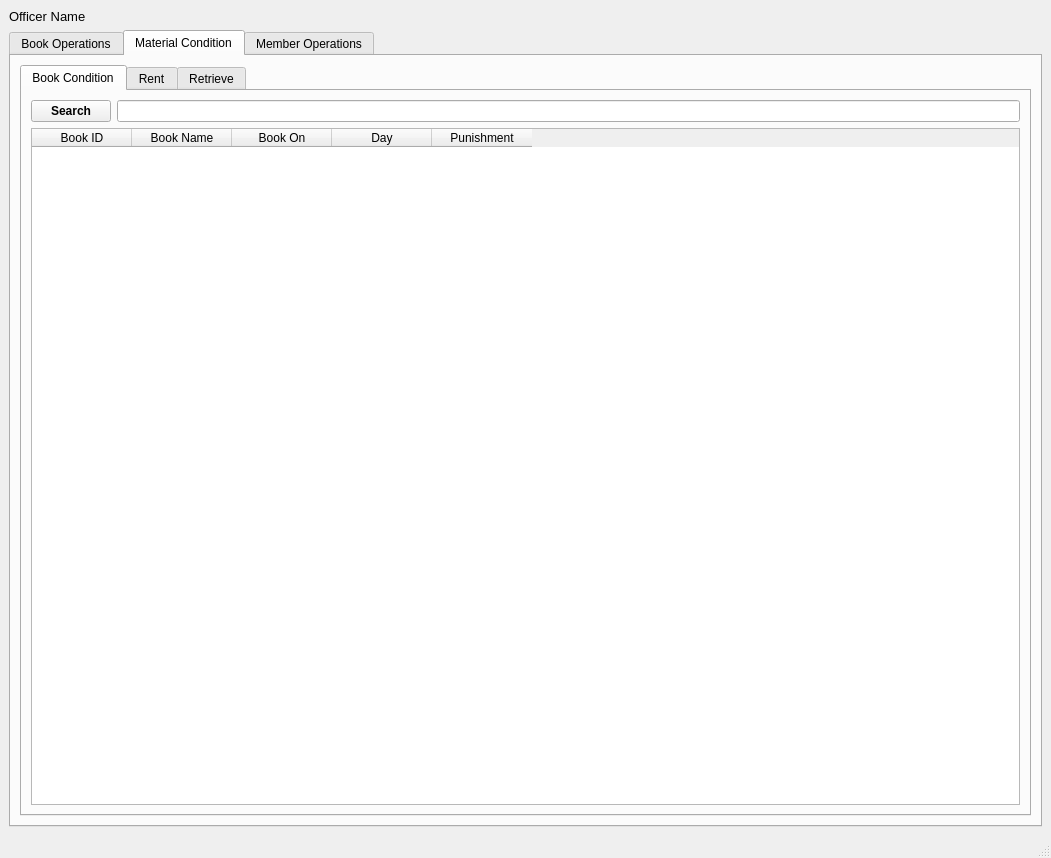
<?xml version="1.0" encoding="UTF-8"?>
<ui version="4.0">
 <class>officer_window</class>
 <widget class="QMainWindow" name="officer_window">
  <property name="geometry">
   <rect>
    <x>0</x>
    <y>0</y>
    <width>1051</width>
    <height>858</height>
   </rect>
  </property>
  <property name="windowTitle">
   <string>MainWindow</string>
  </property>
  <widget class="QWidget" name="centralwidget">
   <layout class="QGridLayout" name="gridLayout">
    <item row="1" column="0">
     <widget class="QTabWidget" name="tabWidget">
      <property name="font">
       <font>
        <pointsize>9</pointsize>
       </font>
      </property>
      <property name="tabPosition">
       <enum>QTabWidget::North</enum>
      </property>
      <property name="tabShape">
       <enum>QTabWidget::Rounded</enum>
      </property>
      <property name="currentIndex">
       <number>1</number>
      </property>
      <widget class="QWidget" name="tabbookoperations">
       <attribute name="title">
        <string>Book Operations</string>
       </attribute>
       <layout class="QGridLayout" name="gridLayout_2">
        <item row="0" column="0">
         <widget class="QTabWidget" name="tabWidget_2">
          <property name="font">
           <font>
            <pointsize>9</pointsize>
            <weight>50</weight>
            <bold>false</bold>
           </font>
          </property>
          <property name="currentIndex">
           <number>0</number>
          </property>
          <widget class="QWidget" name="tabaddbook">
           <attribute name="title">
            <string>Add New Book</string>
           </attribute>
           <widget class="QLabel" name="lbl11about">
            <property name="geometry">
             <rect>
              <x>50</x>
              <y>480</y>
              <width>51</width>
              <height>20</height>
             </rect>
            </property>
            <property name="font">
             <font>
              <pointsize>9</pointsize>
              <weight>75</weight>
              <bold>true</bold>
             </font>
            </property>
            <property name="text">
             <string>About</string>
            </property>
           </widget>
           <widget class="QLineEdit" name="lne11about">
            <property name="geometry">
             <rect>
              <x>140</x>
              <y>400</y>
              <width>371</width>
              <height>191</height>
             </rect>
            </property>
            <property name="alignment">
             <set>Qt::AlignLeading|Qt::AlignLeft|Qt::AlignTop</set>
            </property>
           </widget>
           <widget class="QPushButton" name="btn11save">
            <property name="geometry">
             <rect>
              <x>630</x>
              <y>400</y>
              <width>331</width>
              <height>191</height>
             </rect>
            </property>
            <property name="font">
             <font>
              <pointsize>9</pointsize>
              <weight>75</weight>
              <bold>true</bold>
             </font>
            </property>
            <property name="text">
             <string>Save</string>
            </property>
           </widget>
           <widget class="QWidget" name="layoutWidget">
            <property name="geometry">
             <rect>
              <x>16</x>
              <y>20</y>
              <width>111</width>
              <height>351</height>
             </rect>
            </property>
            <layout class="QVBoxLayout" name="verticalLayout">
             <item>
              <spacer name="verticalSpacer_2">
               <property name="orientation">
                <enum>Qt::Vertical</enum>
               </property>
               <property name="sizeType">
                <enum>QSizePolicy::Fixed</enum>
               </property>
               <property name="sizeHint" stdset="0">
                <size>
                 <width>20</width>
                 <height>5</height>
                </size>
               </property>
              </spacer>
             </item>
             <item>
              <widget class="QLabel" name="lbl11bookid">
               <property name="font">
                <font>
                 <pointsize>9</pointsize>
                 <weight>75</weight>
                 <bold>true</bold>
                </font>
               </property>
               <property name="text">
                <string>Book ID </string>
               </property>
              </widget>
             </item>
             <item>
              <widget class="QLabel" name="lbl11bookname">
               <property name="font">
                <font>
                 <pointsize>9</pointsize>
                 <weight>75</weight>
                 <bold>true</bold>
                </font>
               </property>
               <property name="text">
                <string>Book Name</string>
               </property>
              </widget>
             </item>
             <item>
              <widget class="QLabel" name="lbl11category">
               <property name="font">
                <font>
                 <pointsize>9</pointsize>
                 <weight>75</weight>
                 <bold>true</bold>
                </font>
               </property>
               <property name="text">
                <string>Category</string>
               </property>
              </widget>
             </item>
             <item>
              <widget class="QLabel" name="lbl11author">
               <property name="font">
                <font>
                 <pointsize>9</pointsize>
                 <weight>75</weight>
                 <bold>true</bold>
                </font>
               </property>
               <property name="text">
                <string>Author</string>
               </property>
              </widget>
             </item>
             <item>
              <widget class="QLabel" name="lbl11publisher">
               <property name="font">
                <font>
                 <pointsize>9</pointsize>
                 <weight>75</weight>
                 <bold>true</bold>
                </font>
               </property>
               <property name="text">
                <string>Publisher</string>
               </property>
              </widget>
             </item>
             <item>
              <widget class="QLabel" name="lbl11bookprice">
               <property name="font">
                <font>
                 <pointsize>9</pointsize>
                 <weight>75</weight>
                 <bold>true</bold>
                </font>
               </property>
               <property name="text">
                <string>Book Price</string>
               </property>
              </widget>
             </item>
             <item>
              <spacer name="verticalSpacer">
               <property name="orientation">
                <enum>Qt::Vertical</enum>
               </property>
               <property name="sizeType">
                <enum>QSizePolicy::Fixed</enum>
               </property>
               <property name="sizeHint" stdset="0">
                <size>
                 <width>20</width>
                 <height>5</height>
                </size>
               </property>
              </spacer>
             </item>
            </layout>
           </widget>
           <widget class="QWidget" name="layoutWidget">
            <property name="geometry">
             <rect>
              <x>140</x>
              <y>20</y>
              <width>361</width>
              <height>351</height>
             </rect>
            </property>
            <layout class="QVBoxLayout" name="verticalLayout_2">
             <item>
              <widget class="QLineEdit" name="lne11bookid"/>
             </item>
             <item>
              <widget class="QLineEdit" name="lne11bookname"/>
             </item>
             <item>
              <widget class="QLineEdit" name="lne11category"/>
             </item>
             <item>
              <widget class="QLineEdit" name="lne11author"/>
             </item>
             <item>
              <widget class="QLineEdit" name="lne11publisher"/>
             </item>
             <item>
              <widget class="QLineEdit" name="lne11bookprice"/>
             </item>
            </layout>
           </widget>
          </widget>
          <widget class="QWidget" name="tabeditbook">
           <attribute name="title">
            <string>Edit Or Delete A Book</string>
           </attribute>
           <widget class="QPushButton" name="btn12searchid">
            <property name="geometry">
             <rect>
              <x>20</x>
              <y>30</y>
              <width>161</width>
              <height>28</height>
             </rect>
            </property>
            <property name="font">
             <font>
              <pointsize>9</pointsize>
              <weight>75</weight>
              <bold>true</bold>
             </font>
            </property>
            <property name="text">
             <string>Search ID</string>
            </property>
           </widget>
           <widget class="QLineEdit" name="lne12searchid">
            <property name="geometry">
             <rect>
              <x>210</x>
              <y>30</y>
              <width>841</width>
              <height>31</height>
             </rect>
            </property>
           </widget>
           <widget class="QWidget" name="layoutWidget">
            <property name="geometry">
             <rect>
              <x>150</x>
              <y>100</y>
              <width>361</width>
              <height>311</height>
             </rect>
            </property>
            <layout class="QVBoxLayout" name="verticalLayout_3">
             <item>
              <widget class="QLineEdit" name="lne12bookid"/>
             </item>
             <item>
              <widget class="QLineEdit" name="lne12bookname"/>
             </item>
             <item>
              <widget class="QLineEdit" name="lne12category"/>
             </item>
             <item>
              <widget class="QLineEdit" name="lne12author"/>
             </item>
             <item>
              <widget class="QLineEdit" name="lne12publisher"/>
             </item>
             <item>
              <widget class="QLineEdit" name="lne12bookprice"/>
             </item>
            </layout>
           </widget>
           <widget class="QWidget" name="layoutWidget_2">
            <property name="geometry">
             <rect>
              <x>26</x>
              <y>100</y>
              <width>111</width>
              <height>311</height>
             </rect>
            </property>
            <layout class="QVBoxLayout" name="verticalLayout_4">
             <item>
              <spacer name="verticalSpacer_3">
               <property name="orientation">
                <enum>Qt::Vertical</enum>
               </property>
               <property name="sizeType">
                <enum>QSizePolicy::Fixed</enum>
               </property>
               <property name="sizeHint" stdset="0">
                <size>
                 <width>20</width>
                 <height>5</height>
                </size>
               </property>
              </spacer>
             </item>
             <item>
              <widget class="QLabel" name="lbl12bookid">
               <property name="font">
                <font>
                 <pointsize>9</pointsize>
                 <weight>75</weight>
                 <bold>true</bold>
                </font>
               </property>
               <property name="text">
                <string>Book ID </string>
               </property>
              </widget>
             </item>
             <item>
              <widget class="QLabel" name="lbl12bookname">
               <property name="font">
                <font>
                 <pointsize>9</pointsize>
                 <weight>75</weight>
                 <bold>true</bold>
                </font>
               </property>
               <property name="text">
                <string>Book Name</string>
               </property>
              </widget>
             </item>
             <item>
              <widget class="QLabel" name="lbl12category">
               <property name="font">
                <font>
                 <pointsize>9</pointsize>
                 <weight>75</weight>
                 <bold>true</bold>
                </font>
               </property>
               <property name="text">
                <string>Category</string>
               </property>
              </widget>
             </item>
             <item>
              <widget class="QLabel" name="lbl12author">
               <property name="font">
                <font>
                 <pointsize>9</pointsize>
                 <weight>75</weight>
                 <bold>true</bold>
                </font>
               </property>
               <property name="text">
                <string>Author</string>
               </property>
              </widget>
             </item>
             <item>
              <widget class="QLabel" name="lbl12publisher">
               <property name="font">
                <font>
                 <pointsize>9</pointsize>
                 <weight>75</weight>
                 <bold>true</bold>
                </font>
               </property>
               <property name="text">
                <string>Publisher</string>
               </property>
              </widget>
             </item>
             <item>
              <widget class="QLabel" name="lbl12bookprice">
               <property name="font">
                <font>
                 <pointsize>9</pointsize>
                 <weight>75</weight>
                 <bold>true</bold>
                </font>
               </property>
               <property name="text">
                <string>Book Price</string>
               </property>
              </widget>
             </item>
             <item>
              <spacer name="verticalSpacer_4">
               <property name="orientation">
                <enum>Qt::Vertical</enum>
               </property>
               <property name="sizeType">
                <enum>QSizePolicy::Fixed</enum>
               </property>
               <property name="sizeHint" stdset="0">
                <size>
                 <width>20</width>
                 <height>5</height>
                </size>
               </property>
              </spacer>
             </item>
            </layout>
           </widget>
           <widget class="QPushButton" name="btn12delete">
            <property name="geometry">
             <rect>
              <x>510</x>
              <y>440</y>
              <width>261</width>
              <height>191</height>
             </rect>
            </property>
            <property name="font">
             <font>
              <pointsize>9</pointsize>
              <weight>75</weight>
              <bold>true</bold>
             </font>
            </property>
            <property name="text">
             <string>Delete</string>
            </property>
           </widget>
           <widget class="QLabel" name="lbl12about">
            <property name="geometry">
             <rect>
              <x>60</x>
              <y>520</y>
              <width>51</width>
              <height>20</height>
             </rect>
            </property>
            <property name="font">
             <font>
              <pointsize>9</pointsize>
              <weight>75</weight>
              <bold>true</bold>
             </font>
            </property>
            <property name="text">
             <string>About</string>
            </property>
           </widget>
           <widget class="QLineEdit" name="lne12about">
            <property name="geometry">
             <rect>
              <x>150</x>
              <y>440</y>
              <width>321</width>
              <height>191</height>
             </rect>
            </property>
            <property name="alignment">
             <set>Qt::AlignLeading|Qt::AlignLeft|Qt::AlignTop</set>
            </property>
           </widget>
           <widget class="QPushButton" name="btn12save">
            <property name="geometry">
             <rect>
              <x>800</x>
              <y>440</y>
              <width>261</width>
              <height>191</height>
             </rect>
            </property>
            <property name="font">
             <font>
              <pointsize>9</pointsize>
              <weight>75</weight>
              <bold>true</bold>
             </font>
            </property>
            <property name="text">
             <string>Save</string>
            </property>
           </widget>
          </widget>
         </widget>
        </item>
       </layout>
      </widget>
      <widget class="QWidget" name="tabmaterialcondition">
       <attribute name="title">
        <string>Material Condition</string>
       </attribute>
       <layout class="QGridLayout" name="gridLayout_4">
        <item row="0" column="0">
         <widget class="QTabWidget" name="tabWidget_4">
          <property name="currentIndex">
           <number>0</number>
          </property>
          <widget class="QWidget" name="tabookcondition">
           <attribute name="title">
            <string>Book Condition</string>
           </attribute>
           <layout class="QGridLayout" name="gridLayout_5">
            <item row="0" column="0">
             <widget class="QPushButton" name="btn21search">
              <property name="sizePolicy">
               <sizepolicy hsizetype="Fixed" vsizetype="Fixed">
                <horstretch>0</horstretch>
                <verstretch>0</verstretch>
               </sizepolicy>
              </property>
              <property name="font">
               <font>
                <pointsize>9</pointsize>
                <weight>75</weight>
                <bold>true</bold>
               </font>
              </property>
              <property name="text">
               <string>Search</string>
              </property>
             </widget>
            </item>
            <item row="0" column="1">
             <widget class="QLineEdit" name="lne21search">
              <property name="sizePolicy">
               <sizepolicy hsizetype="Expanding" vsizetype="Fixed">
                <horstretch>0</horstretch>
                <verstretch>0</verstretch>
               </sizepolicy>
              </property>
             </widget>
            </item>
            <item row="1" column="0" colspan="2">
             <widget class="QTableWidget" name="tbl21materialcondition">
              <column>
               <property name="text">
                <string>Book ID</string>
               </property>
              </column>
              <column>
               <property name="text">
                <string>Book Name</string>
               </property>
              </column>
              <column>
               <property name="text">
                <string>Book On</string>
               </property>
              </column>
              <column>
               <property name="text">
                <string>Day</string>
               </property>
              </column>
              <column>
               <property name="text">
                <string>Punishment</string>
               </property>
              </column>
             </widget>
            </item>
           </layout>
           <zorder>lne21search</zorder>
           <zorder>tbl21materialcondition</zorder>
           <zorder>btn21search</zorder>
          </widget>
          <widget class="QWidget" name="tabrent">
           <attribute name="title">
            <string>Rent</string>
           </attribute>
           <widget class="QPushButton" name="btn22rent">
            <property name="geometry">
             <rect>
              <x>130</x>
              <y>190</y>
              <width>241</width>
              <height>111</height>
             </rect>
            </property>
            <property name="font">
             <font>
              <weight>75</weight>
              <bold>true</bold>
             </font>
            </property>
            <property name="text">
             <string>Rent</string>
            </property>
           </widget>
           <widget class="QPushButton" name="btn22search">
            <property name="geometry">
             <rect>
              <x>400</x>
              <y>17</y>
              <width>141</width>
              <height>41</height>
             </rect>
            </property>
            <property name="font">
             <font>
              <weight>75</weight>
              <bold>true</bold>
             </font>
            </property>
            <property name="text">
             <string>Search</string>
            </property>
           </widget>
           <widget class="QWidget" name="layoutWidget">
            <property name="geometry">
             <rect>
              <x>130</x>
              <y>10</y>
              <width>241</width>
              <height>151</height>
             </rect>
            </property>
            <layout class="QVBoxLayout" name="verticalLayout_5">
             <item>
              <widget class="QLineEdit" name="lne22bookid"/>
             </item>
             <item>
              <widget class="QLineEdit" name="lne22bookname"/>
             </item>
             <item>
              <widget class="QLineEdit" name="lne22userid"/>
             </item>
            </layout>
           </widget>
           <widget class="QWidget" name="layoutWidget">
            <property name="geometry">
             <rect>
              <x>20</x>
              <y>20</y>
              <width>86</width>
              <height>131</height>
             </rect>
            </property>
            <layout class="QVBoxLayout" name="verticalLayout_6">
             <item>
              <widget class="QLabel" name="lbl22bookid">
               <property name="font">
                <font>
                 <weight>75</weight>
                 <bold>true</bold>
                </font>
               </property>
               <property name="text">
                <string>Book ID</string>
               </property>
              </widget>
             </item>
             <item>
              <widget class="QLabel" name="lbl22bookname">
               <property name="font">
                <font>
                 <weight>75</weight>
                 <bold>true</bold>
                </font>
               </property>
               <property name="text">
                <string>Book Name</string>
               </property>
              </widget>
             </item>
             <item>
              <widget class="QLabel" name="lbl22userid">
               <property name="font">
                <font>
                 <weight>75</weight>
                 <bold>true</bold>
                </font>
               </property>
               <property name="text">
                <string>User ID</string>
               </property>
              </widget>
             </item>
            </layout>
           </widget>
          </widget>
          <widget class="QWidget" name="tabretrieve">
           <attribute name="title">
            <string>Retrieve</string>
           </attribute>
           <widget class="QPushButton" name="btn23search">
            <property name="geometry">
             <rect>
              <x>400</x>
              <y>17</y>
              <width>141</width>
              <height>41</height>
             </rect>
            </property>
            <property name="font">
             <font>
              <weight>75</weight>
              <bold>true</bold>
             </font>
            </property>
            <property name="text">
             <string>Search</string>
            </property>
           </widget>
           <widget class="QWidget" name="layoutWidget_3">
            <property name="geometry">
             <rect>
              <x>130</x>
              <y>10</y>
              <width>241</width>
              <height>151</height>
             </rect>
            </property>
            <layout class="QVBoxLayout" name="verticalLayout_7">
             <item>
              <widget class="QLineEdit" name="lne23bookid"/>
             </item>
             <item>
              <widget class="QLineEdit" name="lne23bookname"/>
             </item>
             <item>
              <widget class="QLineEdit" name="lne23userid"/>
             </item>
            </layout>
           </widget>
           <widget class="QWidget" name="layoutWidget_4">
            <property name="geometry">
             <rect>
              <x>20</x>
              <y>20</y>
              <width>86</width>
              <height>131</height>
             </rect>
            </property>
            <layout class="QVBoxLayout" name="verticalLayout_8">
             <item>
              <widget class="QLabel" name="lbl23bookid">
               <property name="font">
                <font>
                 <weight>75</weight>
                 <bold>true</bold>
                </font>
               </property>
               <property name="text">
                <string>Book ID</string>
               </property>
              </widget>
             </item>
             <item>
              <widget class="QLabel" name="lbl23bookname">
               <property name="font">
                <font>
                 <weight>75</weight>
                 <bold>true</bold>
                </font>
               </property>
               <property name="text">
                <string>Book Name</string>
               </property>
              </widget>
             </item>
             <item>
              <widget class="QLabel" name="lbl23userid">
               <property name="font">
                <font>
                 <weight>75</weight>
                 <bold>true</bold>
                </font>
               </property>
               <property name="text">
                <string>User ID</string>
               </property>
              </widget>
             </item>
            </layout>
           </widget>
           <widget class="QPushButton" name="btn23rent">
            <property name="geometry">
             <rect>
              <x>130</x>
              <y>190</y>
              <width>241</width>
              <height>111</height>
             </rect>
            </property>
            <property name="font">
             <font>
              <weight>75</weight>
              <bold>true</bold>
             </font>
            </property>
            <property name="text">
             <string>Retrieve</string>
            </property>
           </widget>
          </widget>
         </widget>
        </item>
       </layout>
      </widget>
      <widget class="QWidget" name="tabmemberoperation">
       <attribute name="title">
        <string>Member Operations</string>
       </attribute>
       <layout class="QGridLayout" name="gridLayout_3">
        <item row="0" column="0">
         <widget class="QTabWidget" name="tabWidget_3">
          <property name="currentIndex">
           <number>1</number>
          </property>
          <widget class="QWidget" name="tabadduser">
           <attribute name="title">
            <string>Add New User</string>
           </attribute>
           <widget class="QPushButton" name="btn31adduser">
            <property name="geometry">
             <rect>
              <x>240</x>
              <y>350</y>
              <width>201</width>
              <height>71</height>
             </rect>
            </property>
            <property name="font">
             <font>
              <pointsize>9</pointsize>
              <weight>75</weight>
              <bold>true</bold>
             </font>
            </property>
            <property name="text">
             <string>Add User</string>
            </property>
           </widget>
           <widget class="QWidget" name="layoutWidget">
            <property name="geometry">
             <rect>
              <x>170</x>
              <y>50</y>
              <width>361</width>
              <height>211</height>
             </rect>
            </property>
            <layout class="QVBoxLayout" name="verticalLayout_9">
             <item>
              <widget class="QLineEdit" name="lne31userid"/>
             </item>
             <item>
              <widget class="QLineEdit" name="lne31username"/>
             </item>
             <item>
              <widget class="QLineEdit" name="lne31email"/>
             </item>
             <item>
              <widget class="QLineEdit" name="lne31password">
               <property name="echoMode">
                <enum>QLineEdit::Password</enum>
               </property>
              </widget>
             </item>
             <item>
              <widget class="QLineEdit" name="lne31passwordagain">
               <property name="echoMode">
                <enum>QLineEdit::Password</enum>
               </property>
              </widget>
             </item>
            </layout>
           </widget>
           <widget class="QWidget" name="layoutWidget">
            <property name="geometry">
             <rect>
              <x>15</x>
              <y>50</y>
              <width>139</width>
              <height>211</height>
             </rect>
            </property>
            <layout class="QVBoxLayout" name="verticalLayout_10">
             <item>
              <widget class="QLabel" name="lbl31userid">
               <property name="font">
                <font>
                 <pointsize>9</pointsize>
                 <weight>75</weight>
                 <bold>true</bold>
                </font>
               </property>
               <property name="text">
                <string>User ID</string>
               </property>
              </widget>
             </item>
             <item>
              <widget class="QLabel" name="lbl31username">
               <property name="font">
                <font>
                 <pointsize>9</pointsize>
                 <weight>75</weight>
                 <bold>true</bold>
                </font>
               </property>
               <property name="text">
                <string>User Name</string>
               </property>
              </widget>
             </item>
             <item>
              <widget class="QLabel" name="lbl31email">
               <property name="font">
                <font>
                 <pointsize>9</pointsize>
                 <weight>75</weight>
                 <bold>true</bold>
                </font>
               </property>
               <property name="text">
                <string>Email</string>
               </property>
              </widget>
             </item>
             <item>
              <widget class="QLabel" name="lbl31password">
               <property name="font">
                <font>
                 <pointsize>9</pointsize>
                 <weight>75</weight>
                 <bold>true</bold>
                </font>
               </property>
               <property name="text">
                <string>Password</string>
               </property>
              </widget>
             </item>
             <item>
              <widget class="QLabel" name="lbl31passwordagain">
               <property name="font">
                <font>
                 <pointsize>9</pointsize>
                 <weight>75</weight>
                 <bold>true</bold>
                </font>
               </property>
               <property name="text">
                <string>Password Again</string>
               </property>
              </widget>
             </item>
             <item>
              <spacer name="verticalSpacer_9">
               <property name="orientation">
                <enum>Qt::Vertical</enum>
               </property>
               <property name="sizeType">
                <enum>QSizePolicy::Fixed</enum>
               </property>
               <property name="sizeHint" stdset="0">
                <size>
                 <width>20</width>
                 <height>5</height>
                </size>
               </property>
              </spacer>
             </item>
            </layout>
           </widget>
           <widget class="QRadioButton" name="rbtn31user">
            <property name="geometry">
             <rect>
              <x>210</x>
              <y>290</y>
              <width>95</width>
              <height>20</height>
             </rect>
            </property>
            <property name="text">
             <string>User</string>
            </property>
           </widget>
           <widget class="QRadioButton" name="rbtn31officer">
            <property name="geometry">
             <rect>
              <x>360</x>
              <y>290</y>
              <width>95</width>
              <height>20</height>
             </rect>
            </property>
            <property name="text">
             <string>Officer</string>
            </property>
            <property name="checkable">
             <bool>true</bool>
            </property>
            <property name="checked">
             <bool>true</bool>
            </property>
           </widget>
          </widget>
          <widget class="QWidget" name="tabedituser">
           <attribute name="title">
            <string>Edit User Information</string>
           </attribute>
           <widget class="QWidget" name="layoutWidget_7">
            <property name="geometry">
             <rect>
              <x>180</x>
              <y>270</y>
              <width>361</width>
              <height>211</height>
             </rect>
            </property>
            <layout class="QVBoxLayout" name="verticalLayout_11">
             <item>
              <widget class="QLineEdit" name="lne32userid"/>
             </item>
             <item>
              <widget class="QLineEdit" name="lne32username"/>
             </item>
             <item>
              <widget class="QLineEdit" name="lne32email"/>
             </item>
             <item>
              <widget class="QLineEdit" name="lne32password">
               <property name="echoMode">
                <enum>QLineEdit::Normal</enum>
               </property>
              </widget>
             </item>
            </layout>
           </widget>
           <widget class="QWidget" name="layoutWidget_8">
            <property name="geometry">
             <rect>
              <x>25</x>
              <y>270</y>
              <width>139</width>
              <height>211</height>
             </rect>
            </property>
            <layout class="QVBoxLayout" name="verticalLayout_12">
             <item>
              <widget class="QLabel" name="lbl32userid">
               <property name="font">
                <font>
                 <pointsize>9</pointsize>
                 <weight>75</weight>
                 <bold>true</bold>
                </font>
               </property>
               <property name="text">
                <string>User ID</string>
               </property>
              </widget>
             </item>
             <item>
              <widget class="QLabel" name="lbl32username">
               <property name="font">
                <font>
                 <pointsize>9</pointsize>
                 <weight>75</weight>
                 <bold>true</bold>
                </font>
               </property>
               <property name="text">
                <string>User Name</string>
               </property>
              </widget>
             </item>
             <item>
              <widget class="QLabel" name="lbl32email">
               <property name="font">
                <font>
                 <pointsize>9</pointsize>
                 <weight>75</weight>
                 <bold>true</bold>
                </font>
               </property>
               <property name="text">
                <string>Email</string>
               </property>
              </widget>
             </item>
             <item>
              <widget class="QLabel" name="lbl32password">
               <property name="font">
                <font>
                 <pointsize>9</pointsize>
                 <weight>75</weight>
                 <bold>true</bold>
                </font>
               </property>
               <property name="text">
                <string>Password</string>
               </property>
              </widget>
             </item>
             <item>
              <spacer name="verticalSpacer_10">
               <property name="orientation">
                <enum>Qt::Vertical</enum>
               </property>
               <property name="sizeType">
                <enum>QSizePolicy::Fixed</enum>
               </property>
               <property name="sizeHint" stdset="0">
                <size>
                 <width>20</width>
                 <height>5</height>
                </size>
               </property>
              </spacer>
             </item>
            </layout>
           </widget>
           <widget class="QPushButton" name="btn32save">
            <property name="geometry">
             <rect>
              <x>350</x>
              <y>550</y>
              <width>201</width>
              <height>71</height>
             </rect>
            </property>
            <property name="font">
             <font>
              <pointsize>9</pointsize>
              <weight>75</weight>
              <bold>true</bold>
             </font>
            </property>
            <property name="text">
             <string>Save Change</string>
            </property>
           </widget>
           <widget class="QWidget" name="layoutWidget_9">
            <property name="geometry">
             <rect>
              <x>30</x>
              <y>30</y>
              <width>139</width>
              <height>121</height>
             </rect>
            </property>
            <layout class="QVBoxLayout" name="verticalLayout_13">
             <item>
              <widget class="QLabel" name="lbl32useridlogin">
               <property name="font">
                <font>
                 <pointsize>9</pointsize>
                 <weight>75</weight>
                 <bold>true</bold>
                </font>
               </property>
               <property name="text">
                <string>User ID</string>
               </property>
              </widget>
             </item>
             <item>
              <widget class="QLabel" name="lbl32passwordlogin">
               <property name="font">
                <font>
                 <pointsize>9</pointsize>
                 <weight>75</weight>
                 <bold>true</bold>
                </font>
               </property>
               <property name="text">
                <string>Password</string>
               </property>
              </widget>
             </item>
             <item>
              <spacer name="verticalSpacer_11">
               <property name="orientation">
                <enum>Qt::Vertical</enum>
               </property>
               <property name="sizeType">
                <enum>QSizePolicy::Fixed</enum>
               </property>
               <property name="sizeHint" stdset="0">
                <size>
                 <width>20</width>
                 <height>5</height>
                </size>
               </property>
              </spacer>
             </item>
            </layout>
           </widget>
           <widget class="QPushButton" name="btn32login">
            <property name="geometry">
             <rect>
              <x>240</x>
              <y>170</y>
              <width>201</width>
              <height>71</height>
             </rect>
            </property>
            <property name="font">
             <font>
              <pointsize>9</pointsize>
              <weight>75</weight>
              <bold>true</bold>
             </font>
            </property>
            <property name="text">
             <string>Login</string>
            </property>
           </widget>
           <widget class="QWidget" name="layoutWidget_10">
            <property name="geometry">
             <rect>
              <x>185</x>
              <y>30</y>
              <width>361</width>
              <height>121</height>
             </rect>
            </property>
            <layout class="QVBoxLayout" name="verticalLayout_14">
             <item>
              <widget class="QLineEdit" name="lne32useridlogin"/>
             </item>
             <item>
              <widget class="QLineEdit" name="lne32passwordlogin">
               <property name="echoMode">
                <enum>QLineEdit::Password</enum>
               </property>
              </widget>
             </item>
            </layout>
           </widget>
           <widget class="QRadioButton" name="rbtn32officer">
            <property name="geometry">
             <rect>
              <x>370</x>
              <y>500</y>
              <width>95</width>
              <height>20</height>
             </rect>
            </property>
            <property name="text">
             <string>Officer</string>
            </property>
           </widget>
           <widget class="QRadioButton" name="rbtn32user">
            <property name="geometry">
             <rect>
              <x>220</x>
              <y>500</y>
              <width>95</width>
              <height>20</height>
             </rect>
            </property>
            <property name="text">
             <string>User</string>
            </property>
           </widget>
           <widget class="QPushButton" name="btn32delete">
            <property name="geometry">
             <rect>
              <x>130</x>
              <y>550</y>
              <width>201</width>
              <height>71</height>
             </rect>
            </property>
            <property name="font">
             <font>
              <pointsize>9</pointsize>
              <weight>75</weight>
              <bold>true</bold>
             </font>
            </property>
            <property name="text">
             <string>Delete User</string>
            </property>
           </widget>
          </widget>
         </widget>
        </item>
       </layout>
      </widget>
     </widget>
    </item>
    <item row="0" column="0">
     <widget class="QLabel" name="lblofficer">
      <property name="font">
       <font>
        <pointsize>10</pointsize>
       </font>
      </property>
      <property name="text">
       <string>Officer Name</string>
      </property>
     </widget>
    </item>
   </layout>
  </widget>
  <widget class="QMenuBar" name="menubar">
   <property name="geometry">
    <rect>
     <x>0</x>
     <y>0</y>
     <width>1051</width>
     <height>26</height>
    </rect>
   </property>
  </widget>
  <widget class="QStatusBar" name="statusbar"/>
 </widget>
 <resources/>
 <connections/>
</ui>
